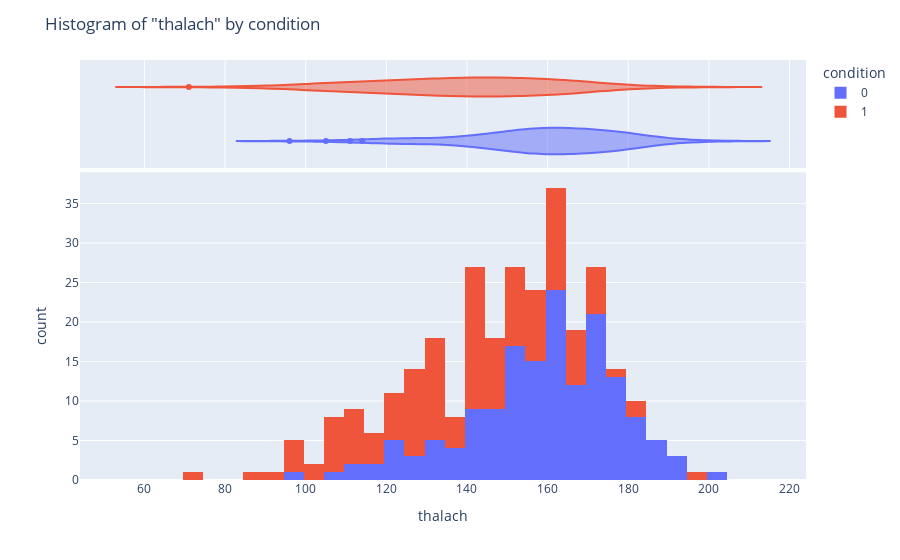

The cell this chart's notebook holds for it:
### Markdown cell above
(provide brief description of what [x] is, and how it might relate to [target])

### Code cell
# histogram
fig = px.histogram(df,
               x = 'thalach',
               color = 'condition',
               marginal = 'violin',
               hover_data = df.columns)
fig.update_layout(
    title_text = 'Histogram of "thalach" by condition')
fig.show()

### Figure 1 — Plotly figure (JSON) as saved in the notebook; plotly's stock layout.template omitted (floating-point values rounded to 4 significant figures; data arrays with more than 128 entries replaced by an {"elided": "..."} marker saying what was removed)
{"data": [{"alignmentgroup": "True", "bingroup": "x", "hovertemplate": "condition=0<br>thalach=%{x}<br>count=%{y}<extra></extra>", "legendgroup": "0", "marker": {"color": "#636efa"}, "name": "0", "offsetgroup": "0", "orientation": "v", "showlegend": true, "type": "histogram", "x": {"elided": "160 int values"}, "xaxis": "x", "yaxis": "y"}, {"alignmentgroup": "True", "customdata": {"elided": "160x14 float values"}, "hovertemplate": "condition=%{customdata[13]}<br>thalach=%{customdata[7]}<br>age=%{customdata[0]}<br>sex=%{customdata[1]}<br>cp=%{customdata[2]}<br>trestbps=%{customdata[3]}<br>chol=%{customdata[4]}<br>fbs=%{customdata[5]}<br>restecg=%{customdata[6]}<br>exang=%{customdata[8]}<br>oldpeak=%{customdata[9]}<br>slope=%{customdata[10]}<br>ca=%{customdata[11]}<br>thal=%{customdata[12]}<extra></extra>", "legendgroup": "0", "marker": {"color": "#636efa"}, "name": "0", "offsetgroup": "0", "scalegroup": "x", "showlegend": false, "type": "violin", "x": {"elided": "160 int values"}, "xaxis": "x2", "yaxis": "y2"}, {"alignmentgroup": "True", "bingroup": "x", "hovertemplate": "condition=1<br>thalach=%{x}<br>count=%{y}<extra></extra>", "legendgroup": "1", "marker": {"color": "#EF553B"}, "name": "1", "offsetgroup": "1", "orientation": "v", "showlegend": true, "type": "histogram", "x": {"elided": "137 int values"}, "xaxis": "x", "yaxis": "y"}, {"alignmentgroup": "True", "customdata": {"elided": "137x14 float values"}, "hovertemplate": "condition=%{customdata[13]}<br>thalach=%{customdata[7]}<br>age=%{customdata[0]}<br>sex=%{customdata[1]}<br>cp=%{customdata[2]}<br>trestbps=%{customdata[3]}<br>chol=%{customdata[4]}<br>fbs=%{customdata[5]}<br>restecg=%{customdata[6]}<br>exang=%{customdata[8]}<br>oldpeak=%{customdata[9]}<br>slope=%{customdata[10]}<br>ca=%{customdata[11]}<br>thal=%{customdata[12]}<extra></extra>", "legendgroup": "1", "marker": {"color": "#EF553B"}, "name": "1", "offsetgroup": "1", "scalegroup": "x", "showlegend": false, "type": "violin", "x": {"elided": "137 int values"}, "xaxis": "x2", "yaxis": "y2"}], "layout": {"barmode": "relative", "legend": {"title": {"text": "condition"}, "tracegroupgap": 0}, "margin": {"t": 60}, "title": {"text": "Histogram of \"thalach\" by condition"}, "xaxis": {"anchor": "y", "domain": [0, 1], "title": {"text": "thalach"}}, "xaxis2": {"anchor": "y2", "domain": [0, 1], "matches": "x", "showgrid": true, "showticklabels": false}, "yaxis": {"anchor": "x", "domain": [0, 0.7326], "title": {"text": "count"}}, "yaxis2": {"anchor": "x2", "domain": [0.7426, 1], "matches": "y2", "showgrid": false, "showline": false, "showticklabels": false, "ticks": ""}}}
